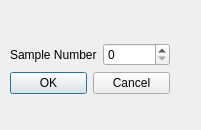
<?xml version="1.0" encoding="UTF-8"?>
<ui version="4.0">
 <class>SamplesDialog</class>
 <widget class="QDialog" name="SamplesDialog">
  <property name="geometry">
   <rect>
    <x>0</x>
    <y>0</y>
    <width>201</width>
    <height>130</height>
   </rect>
  </property>
  <property name="windowTitle">
   <string>Samples</string>
  </property>
  <widget class="QWidget" name="layoutWidget">
   <property name="geometry">
    <rect>
     <x>10</x>
     <y>30</y>
     <width>160</width>
     <height>78</height>
    </rect>
   </property>
   <layout class="QVBoxLayout" name="verticalLayout_2">
    <item>
     <layout class="QVBoxLayout" name="verticalLayout">
      <item>
       <layout class="QHBoxLayout" name="horizontalLayout">
        <item>
         <widget class="QLabel" name="label">
          <property name="text">
           <string>Sample Number</string>
          </property>
         </widget>
        </item>
        <item>
         <widget class="QSpinBox" name="spinBox"/>
        </item>
       </layout>
      </item>
      <item>
       <widget class="QDialogButtonBox" name="buttonBox">
        <property name="orientation">
         <enum>Qt::Horizontal</enum>
        </property>
        <property name="standardButtons">
         <set>QDialogButtonBox::Cancel|QDialogButtonBox::Ok</set>
        </property>
       </widget>
      </item>
     </layout>
    </item>
   </layout>
  </widget>
 </widget>
 <resources/>
 <connections>
  <connection>
   <sender>buttonBox</sender>
   <signal>accepted()</signal>
   <receiver>SamplesDialog</receiver>
   <slot>accept()</slot>
   <hints>
    <hint type="sourcelabel">
     <x>166</x>
     <y>70</y>
    </hint>
    <hint type="destinationlabel">
     <x>157</x>
     <y>129</y>
    </hint>
   </hints>
  </connection>
  <connection>
   <sender>buttonBox</sender>
   <signal>rejected()</signal>
   <receiver>SamplesDialog</receiver>
   <slot>reject()</slot>
   <hints>
    <hint type="sourcelabel">
     <x>166</x>
     <y>76</y>
    </hint>
    <hint type="destinationlabel">
     <x>200</x>
     <y>129</y>
    </hint>
   </hints>
  </connection>
 </connections>
</ui>
